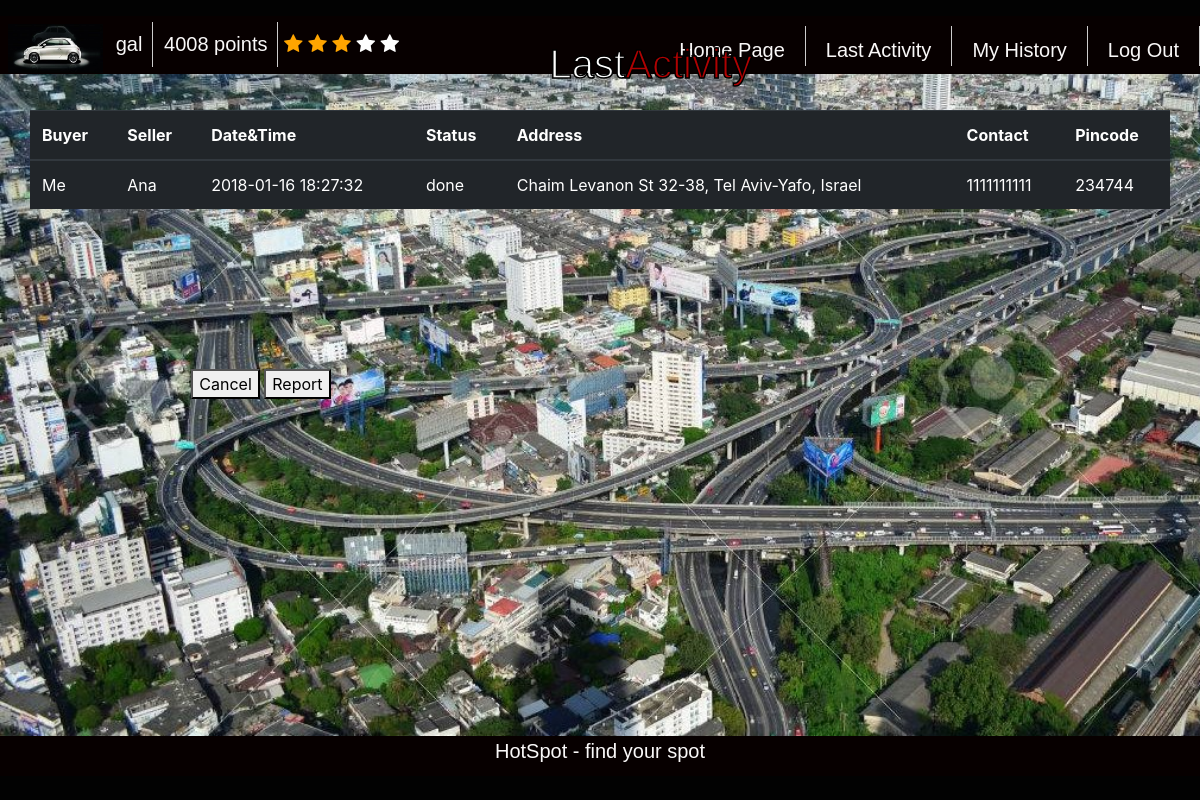
Before: /last_activity/ (signed in) with the older database file.
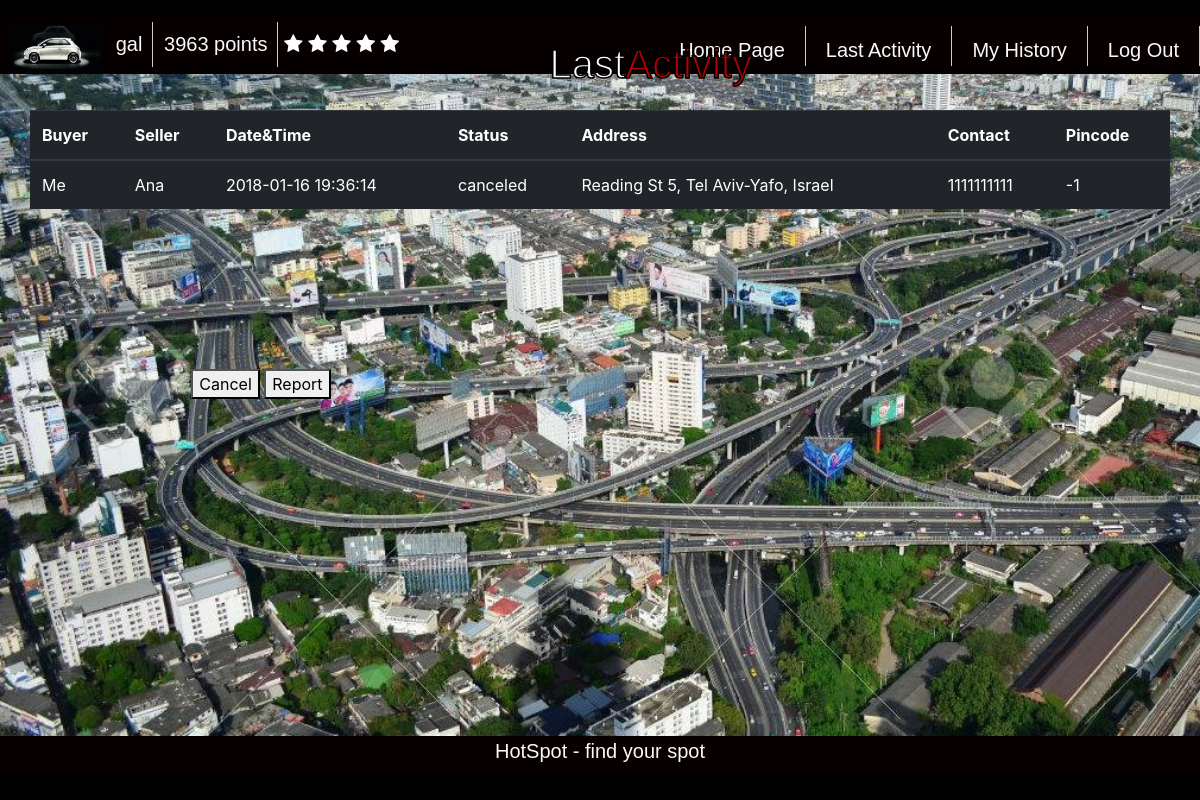
After: the same page with the newer database file.
### polls/models.py (models this page shows, shortened)
class Purchase(models.Model):
	buyer_id	= models.IntegerField(default=-1) 	# user id
	seller_id	= models.IntegerField(default=-1) 	# user id
	cost 		= models.IntegerField(default=10)
	parking_time 	= models.CharField(max_length=200, default="") #  max 30 minutes from the offering time
	status 		= models.CharField(max_length=200, default="available") # available, in process, done, canceled, expired etc.
	parking_rate 	= models.DecimalField(max_digits=3,decimal_places=2,default=Decimal('0.0000'))
	target_address_lat = models.CharField(max_length=2000)
	target_address_lng = models.CharField(max_length=2000)
	parking_address = models.CharField(default='Tel Aviv', max_length=200) #string. full address
	parking_address_lat = models.CharField(max_length=2000)
	parking_address_lng = models.CharField(max_length=2000)
	lock 			= threading.Lock()
	cond 			= threading.Condition(threading.Lock())
	pin_code		= models.CharField(max_length=2000, default="-1")
	attempt_failure = models.IntegerField(default=0)
	parking_actual_rank = models.DecimalField(max_digits=3,decimal_places=2,default=Decimal('0.0000'))

### polls/views.py (the view)
# urls.py: url(r'^last_activity/$', views.call_last_activity, name='call_last_activity'),
def call_last_activity(request):
	update_user_spots_status(request.user.pk)
	last_activity = getUserLastActivity(request.user.pk)
	if (last_activity == None):
		last_activity = ["", "", "", "", "", "", "", "-1"]
		return render(request, 'polls/last_activity.html', {'last_activity':last_activity, 'user_points':User.objects.get(pk=request.user.pk).profile.points, 'user_rating':User.objects.get(pk=request.user.pk).profile.rating})
	if (minutes_elapsed(last_activity.parking_time) > 0 and last_activity.status == ParkingStatus.AVAILABLE):
		last_activity.status = ParkingStatus.EXPIRED
		last_activity.save()
	seller_username = (User.objects.get(pk = last_activity.seller_id)).username
	if (last_activity.buyer_id == -1):
		buyer_username = "--"
		contact = "--"
	else:
		buyer_username = (User.objects.get(pk = last_activity.buyer_id)).username
		contact = (User.objects.get(pk = last_activity.buyer_id)).profile.phone_number
	if (last_activity.seller_id == request.user.pk):
		seller_username = "Me"
		pincode = ""
	else:
		buyer_username = "Me"
		contact = (User.objects.get(pk = last_activity.seller_id)).profile.phone_number
		pincode = last_activity.pin_code
	last_activity = [buyer_username, seller_username, last_activity.parking_time, last_activity.status, last_activity.parking_address, contact, pincode, last_activity.pk]
	return render(request, 'polls/last_activity.html', {'last_activity':last_activity, 'user_points':User.objects.get(pk=request.user.pk).profile.points, 'user_rating':User.objects.get(pk=request.user.pk).profile.rating})

### polls/views.py (called while the page is built)
def getAllUserActivities(user_pk):
	'''
	get all purchases user with pk = user_pk took part in as buyer or seller
	'''
	sell_purchases = Purchase.objects.filter(seller_id = user_pk)
	buy_purchases = Purchase.objects.filter(buyer_id = user_pk)
	all_purchases = list(sell_purchases)  + list(buy_purchases)
	return all_purchases

def getUserLastActivity(user_pk):
	'''
	get last activity user took part in
	'''
	update_user_spots_status (user_pk)
	all_purchase = getAllUserActivities(user_pk)
	max_pk = 0
	last_activity = None
	for purchase in all_purchase:
		if (purchase.pk > max_pk):
			max_pk = purchase.pk
			last_activity = purchase
	return last_activity

def update_user_spots_status(user_id):
	'''
	iterate all over purchases  the user participated in and if
	passed the parking due time change status to expired
	'''
	all_user_spot = getAllUserActivities(user_id)
	for spot in all_user_spot:
		if (spot.status == ParkingStatus.AVAILABLE):# or spot.status == ParkingStatus.IN_PROCESS):
			if (minutes_elapsed(spot.parking_time) > 0):
				spot.status = ParkingStatus.EXPIRED
				print(ParkingStatus.EXPIRED)
				spot.save()

### polls/templates/polls/last_activity.html (shortened to what this page needs)
<!DOCTYPE html>
<html>
 {% load static %}
    <link rel="stylesheet" type="text/css" href="{% static "polls/_css/logo.css" %}">
    <link rel="stylesheet" type="text/css" href="{% static "polls/_css/last_activity.css" %}">
<head>
  <link rel="stylesheet" href="https://maxcdn.bootstrapcdn.com/bootstrap/4.0.0-beta.2/css/bootstrap.min.css">
	<link rel="stylesheet" href="https://cdnjs.cloudflare.com/ajax/libs/font-awesome/4.7.0/css/font-awesome.min.css">
</head>
<body>
	<div class="all_site">
        <div class="cover">
			<header>
				<div class="logo">
					<img src="{% static "polls/_images/cars.jpg" %}" height="49"/>
				</div>
				<pro>
					<li>{{request.user.username}}</li>
					<li>{{user_points}} points</li>
						<span id="star1" class="fa fa-star"></span>
						<span id="star2" class="fa fa-star"></span>
						<span id="star3" class="fa fa-star"></span>
						<span id="star4" class="fa fa-star"></span>
						<span id="star5" class="fa fa-star"></span>
				</pro>
				<nav>
					<ur>
						<a href="{% url 'polls:logout' %}"><li>Log Out</li></a>
						<a href="{% url 'polls:call_history' %}"><li><col>My History </col></li></a>
						<a href="{% url 'polls:call_last_activity' %}"><li>Last Activity</li></a>
						<a href="{% url 'polls:homepage' %}"><li>Home Page</li></a>
					</ur>
				</nav>
				<div class="main">
					<div class="box_txt">
						<div><h1>Last<span>Activity</span></h1></div>
					</div>
				</div>
			</header>
			<table class="table table-dark">
				<thead>
				<tr>
				<th>Buyer</th>
				<th>Seller</th>
				<th>Date&Time</th>
				<th>Status</th>
				<th>Address</th>
				<th>Contact</th>
				<th>Pincode</th>
				</tr>
				</thead>
				<tbody>
					<tr>
						<td id="buyer">{{last_activity.0}}</td>
						<td id="seller">{{last_activity.1}}</td>
						<td id="date">{{last_activity.2}}</td>
						<td id="status">{{last_activity.3}}</td>
						<td id="address">{{last_activity.4}}</td>
						<td id="contact">{{last_activity.5}}</td>
						<td id="pincode">{{last_activity.6}}</td>
					</tr>
			    </tbody>
			</table>
	<div class="buttons">
			<button type="button" id="cancel_button" title="Cancel transaction" onclick = cancelPurchase() >Cancel</button>
			<button type="button" id="report_button" title="Report other user didn't show up" onclick = reportPurchase() >Report</button>
		</div>
		</div>
        <footer>
				<p>HotSpot -  find your spot</p>
        </footer>
    </div>
	</body>
</html>

Changed rows visible on the page:
no longer on this page (row unchanged): Purchase: parking_time "2018-01-16 18:27:32", status "done", parking_address "Chaim Levanon St 32-38, Tel Aviv-Yafo, Israel", pin_code "234744"
added Purchase: parking_time "2018-01-16 19:36:14", status "canceled", parking_address "Reading St 5, Tel Aviv-Yafo, Israel", pin_code "-1"
Other visible differences:
{{ user_points }}: "4008" → "3963"
